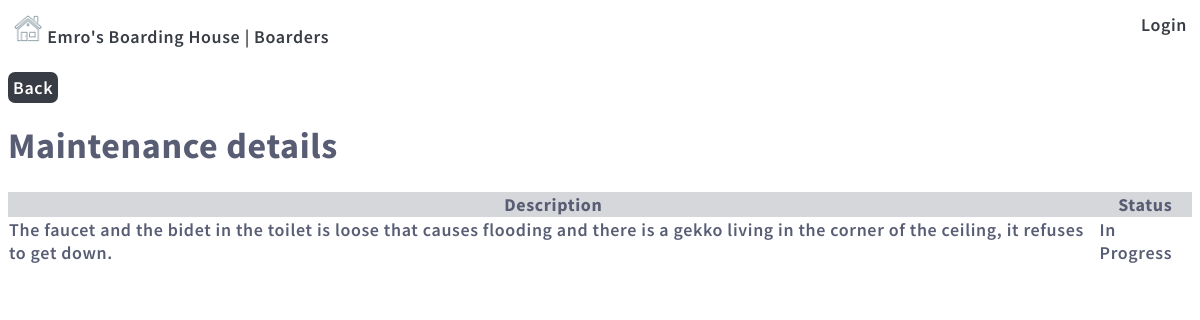
Screenshot of /emro_boarding_house/roomt/maintenance/6 with the database file from the repository.
### emro_boarding_house/models.py (models this page shows)
class Maintenance(models.Model):
    room_id = models.ForeignKey(Roomt, on_delete=models.CASCADE)
    issue_desc = models.CharField(max_length=500)
    status= models.CharField(max_length=255)

### emro_boarding_house/views.py (the view)
# urls.py: path('emro_boarding_house/roomt/maintenance/<int:id>', views.maintenance, name='maintenance'),
def maintenance (request,id):
    roomid= get_object_or_404(Roomt, id=id)
    mymain = Maintenance.objects.filter(room_id=roomid)
    template = loader.get_template('maintenance.html')
    context = {
        'roomid':roomid,
        'mymain' : mymain,
    }
    return render(request, 'maintenance.html', context)

### emro_boarding_house/templates/maintenance.html (shortened to what this page needs)
{% extends "master.html" %}
{% block content %}
<br>
<a class='btn-back' href='/emro_boarding_house/roomt'>Back</a>
<h1>Maintenance details</h1>
<table>
    <thead class="head-light">
        <tr>
            <th scope='col'>Description</th>
            <th scope='col'>Status</th>
        </tr>
    </thead>
    <tbody>
        {% for y in mymain %}
        <tr>
            <td>{{y.issue_desc}}</td>
            <td>{{y.status}}</td>
        </tr>
        {% endfor %}
    </tbody>
</table>
{% endblock %}

### mystaticfiles/mystyles.css (style rules this page uses)
body { margin:1; font: 600 18px 'Source Sans Pro', sans-serif; letter-spacing:0.64px; color: #585d74; }
.btn-back { background-color: #383c44; text-decoration:none; color:rgb(255, 255, 255); border:none; border-radius:7px; padding: 4px 5px; }
table { border-collapse:collapse; border-spacing: 0 10px; }
.head-light { background-color:#cdcfd4d3; }

### rows the page displays
Maintenance: issue_desc "The faucet and the bidet in the toilet is loose that causes flooding and there is a gekko living in the corner of the ceiling, it refuses to get down.", status "In Progress"
